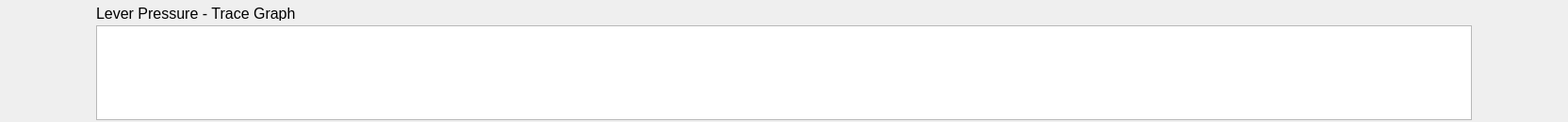
         <widget class="QWidget" name="widget_6" native="true">
          <property name="minimumSize">
           <size>
            <width>1520</width>
            <height>130</height>
           </size>
          </property>
          <layout class="QHBoxLayout" name="horizontalLayout_5" stretch="1,0,0">
           <property name="spacing">
            <number>0</number>
           </property>
           <property name="leftMargin">
            <number>0</number>
           </property>
           <property name="topMargin">
            <number>0</number>
           </property>
           <property name="rightMargin">
            <number>0</number>
           </property>
           <property name="bottomMargin">
            <number>0</number>
           </property>
           <item>
            <spacer name="horizontalSpacer_9">
             <property name="orientation">
              <enum>Qt::Horizontal</enum>
             </property>
             <property name="sizeHint" stdset="0">
              <size>
               <width>92</width>
               <height>20</height>
              </size>
             </property>
            </spacer>
           </item>
           <item>
            <widget class="QWidget" name="widget_10" native="true">
             <property name="sizePolicy">
              <sizepolicy hsizetype="Expanding" vsizetype="Expanding">
               <horstretch>0</horstretch>
               <verstretch>0</verstretch>
              </sizepolicy>
             </property>
             <property name="minimumSize">
              <size>
               <width>1480</width>
               <height>130</height>
              </size>
             </property>
             <widget class="QGraphicsView" name="graphicsView">
              <property name="geometry">
               <rect>
                <x>10</x>
                <y>27</y>
                <width>1460</width>
                <height>101</height>
               </rect>
              </property>
             </widget>
             <widget class="QLabel" name="label_51">
              <property name="geometry">
               <rect>
                <x>10</x>
                <y>6</y>
                <width>301</width>
                <height>16</height>
               </rect>
              </property>
              <property name="font">
               <font>
                <family>Arial</family>
                <pointsize>12</pointsize>
                <weight>50</weight>
                <bold>false</bold>
               </font>
              </property>
              <property name="text">
               <string>Lever Pressure - Trace Graph</string>
              </property>
             </widget>
            </widget>
           </item>
           <item>
            <spacer name="horizontalSpacer_10">
             <property name="orientation">
              <enum>Qt::Horizontal</enum>
             </property>
             <property name="sizeHint" stdset="0">
              <size>
               <width>92</width>
               <height>20</height>
              </size>
             </property>
            </spacer>
           </item>
          </layout>
         </widget>
